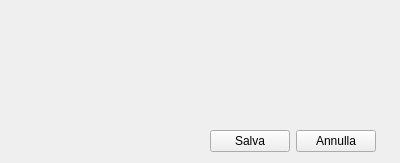
<?xml version="1.0" encoding="UTF-8"?>
<ui version="4.0">
 <class>editAccountDialog</class>
 <widget class="QWidget" name="editAccountDialog">
  <property name="geometry">
   <rect>
    <x>0</x>
    <y>0</y>
    <width>400</width>
    <height>163</height>
   </rect>
  </property>
  <property name="windowTitle">
   <string>JackSMS</string>
  </property>
  <layout class="QVBoxLayout" name="verticalLayout">
   <item>
    <layout class="QFormLayout" name="serviceDataForms">
     <property name="fieldGrowthPolicy">
      <enum>QFormLayout::AllNonFixedFieldsGrow</enum>
     </property>
    </layout>
   </item>
   <item>
    <spacer name="verticalSpacer">
     <property name="orientation">
      <enum>Qt::Vertical</enum>
     </property>
     <property name="sizeHint" stdset="0">
      <size>
       <width>20</width>
       <height>40</height>
      </size>
     </property>
    </spacer>
   </item>
   <item>
    <layout class="QHBoxLayout" name="horizontalLayout">
     <item>
      <spacer name="horizontalSpacer">
       <property name="orientation">
        <enum>Qt::Horizontal</enum>
       </property>
       <property name="sizeHint" stdset="0">
        <size>
         <width>40</width>
         <height>20</height>
        </size>
       </property>
      </spacer>
     </item>
     <item>
      <widget class="QPushButton" name="pushButton">
       <property name="text">
        <string>Salva</string>
       </property>
       <property name="icon">
        <iconset resource="resources.qrc">
         <normaloff>:/resource/salva.png</normaloff>:/resource/salva.png</iconset>
       </property>
      </widget>
     </item>
     <item>
      <widget class="QPushButton" name="buttonAnnulla">
       <property name="text">
        <string>Annulla</string>
       </property>
       <property name="icon">
        <iconset resource="resources.qrc">
         <normaloff>:/resource/rimuovi.png</normaloff>:/resource/rimuovi.png</iconset>
       </property>
      </widget>
     </item>
     <item>
      <widget class="QLabel" name="labelSpin">
       <property name="text">
        <string/>
       </property>
      </widget>
     </item>
    </layout>
   </item>
  </layout>
 </widget>
 <resources>
  <include location="resources.qrc"/>
 </resources>
 <connections/>
</ui>
